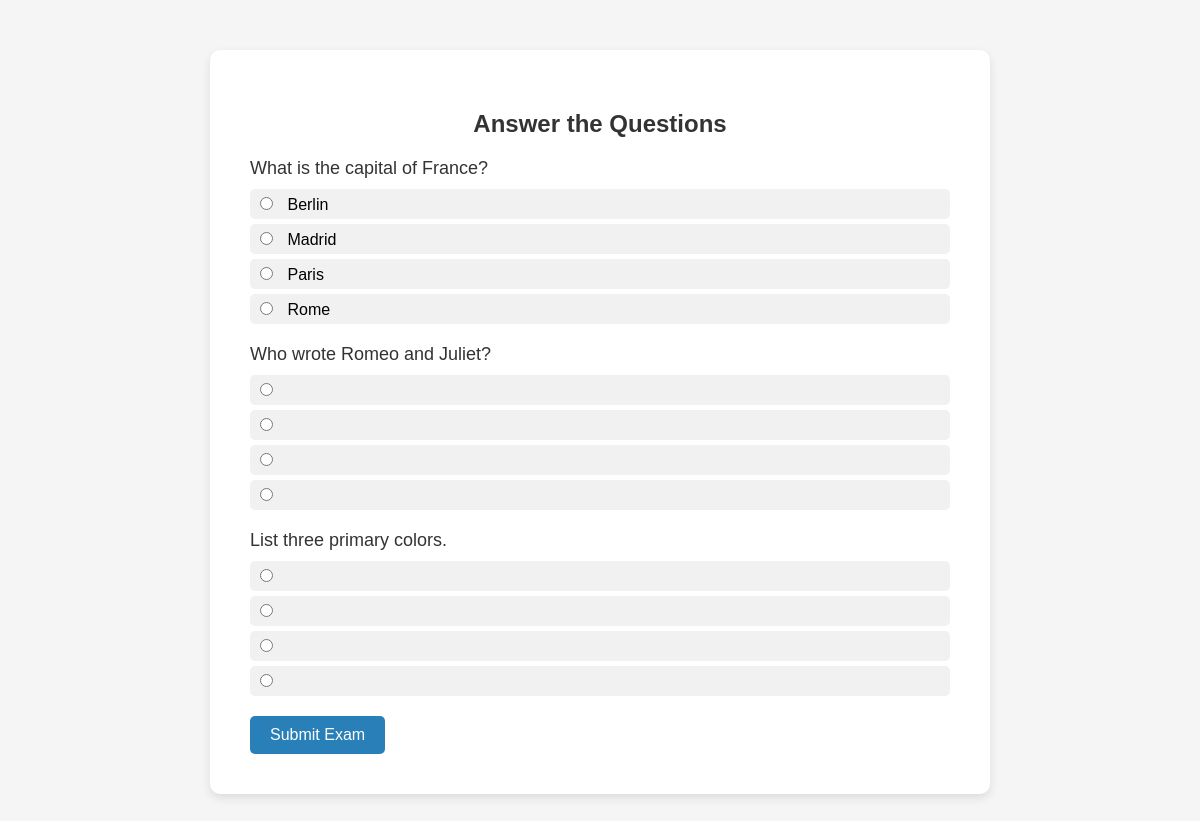
The page /student.php (signed in) on the database its author committed.
### tables this page shows
CREATE TABLE `questions` (
  `id` int(11) NOT NULL,
  `question_text` text NOT NULL,
  `question_type` enum('multiple_choice','identification','enumeration') NOT NULL,
  `option_a` varchar(255) DEFAULT NULL,
  `option_b` varchar(255) DEFAULT NULL,
  `option_c` varchar(255) DEFAULT NULL,
  `option_d` varchar(255) DEFAULT NULL,
  `correct_option` char(1) DEFAULT NULL,
  `answer` text DEFAULT NULL,
  `created_at` timestamp NOT NULL DEFAULT current_timestamp()
);

### student.php (the view, shortened to what this page needs)
<?php
include './db/dbcon.php';
$questions = $conn->query("SELECT * FROM questions");
?>
<!DOCTYPE html>
<html lang="en">
<head>
</head>
<body>
<div class="form-container">
    <h2>Answer the Questions</h2>
    <form method="POST">
        <?php while ($row = $questions->fetch_assoc()) { ?>
            <div class="question">
                <p class="question-text"><?php echo $row['question_text']; ?></p>
                <div class="options">
                    <label><input type="radio" name="answers[<?php echo $row['id']; ?>]" value="A" required> <?php echo $row['option_a']; ?></label>
                    <label><input type="radio" name="answers[<?php echo $row['id']; ?>]" value="B"> <?php echo $row['option_b']; ?></label>
                    <label><input type="radio" name="answers[<?php echo $row['id']; ?>]" value="C"> <?php echo $row['option_c']; ?></label>
                    <label><input type="radio" name="answers[<?php echo $row['id']; ?>]" value="D"> <?php echo $row['option_d']; ?></label>
                </div>
            </div>
        <?php } ?>
        <button type="submit" name="submit_exam" class="submit-button">Submit Exam</button>
    </form>
</div>
</body>
</html>

### student.php (style rules this page uses)
body { font-family: 'Poppins', sans-serif; background-color: #f5f5f5; margin: 0; padding: 0; }
.form-container { background-color: white; max-width: 700px; margin: 50px auto; padding: 40px; border-radius: 10px; box-shadow: 0 4px 10px rgba(0, 0, 0, 0.1); }
h2 { font-size: 24px; margin-bottom: 20px; text-align: center; color: #333; }
.question { margin-bottom: 20px; }
.question-text { font-size: 18px; color: #333; margin-bottom: 10px; }
.options label { display: block; margin-bottom: 5px; padding: 5px; background-color: #f1f1f1; border-radius: 5px; cursor: pointer; }
.options input[type="radio"] { margin-right: 10px; }
.submit-button { background-color: #2980b9; color: white; padding: 10px 20px; border: none; border-radius: 5px; cursor: pointer; font-size: 16px; transition: background-color 0.3s ease; }

### rows shown on the page
questions: question_text "What is the capital of France?", option_a "Berlin", option_b "Madrid", option_c "Paris", option_d "Rome"
questions: question_text "Who wrote Romeo and Juliet?"
questions: question_text "List three primary colors."
